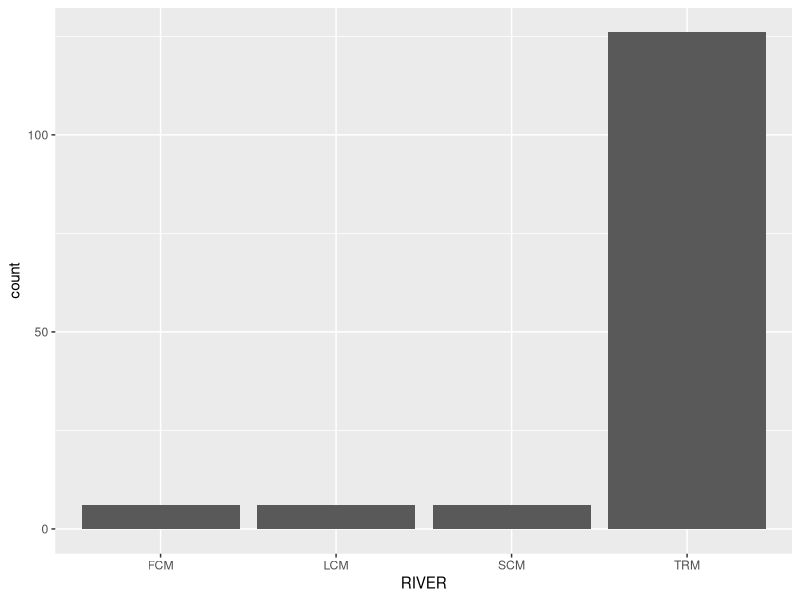
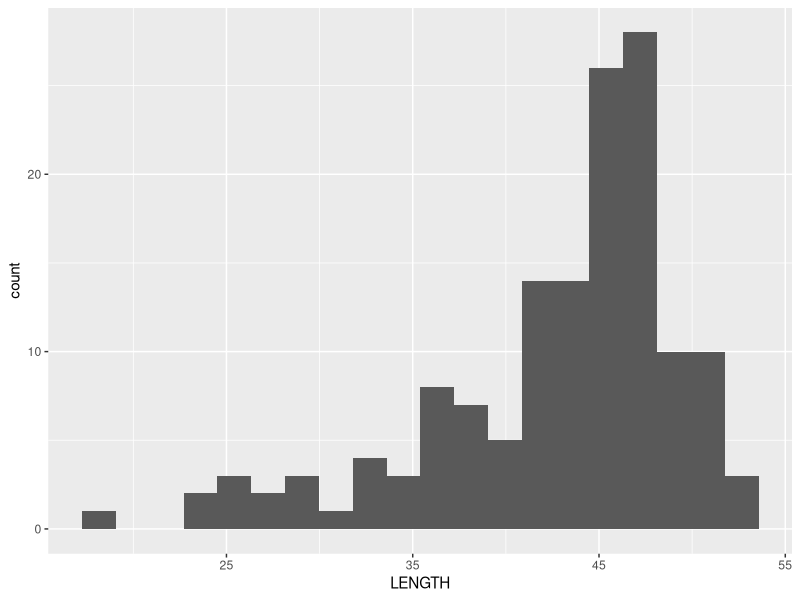
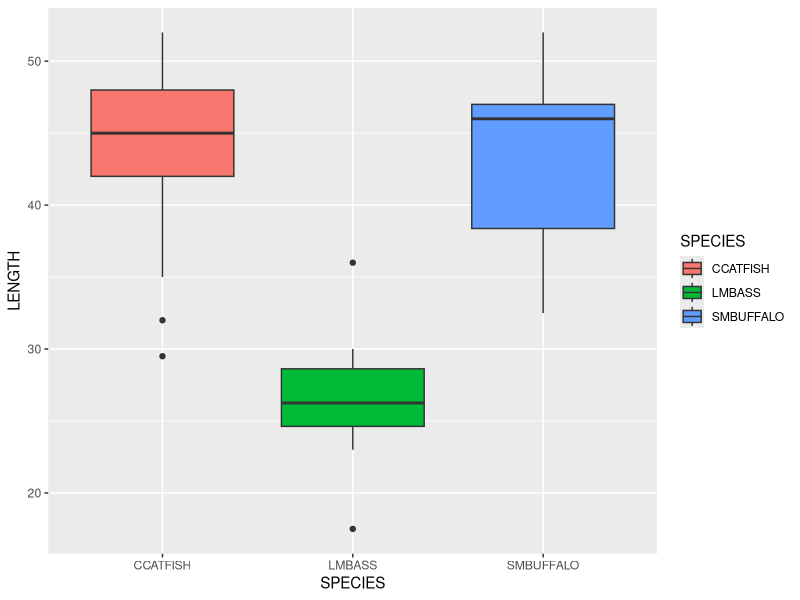
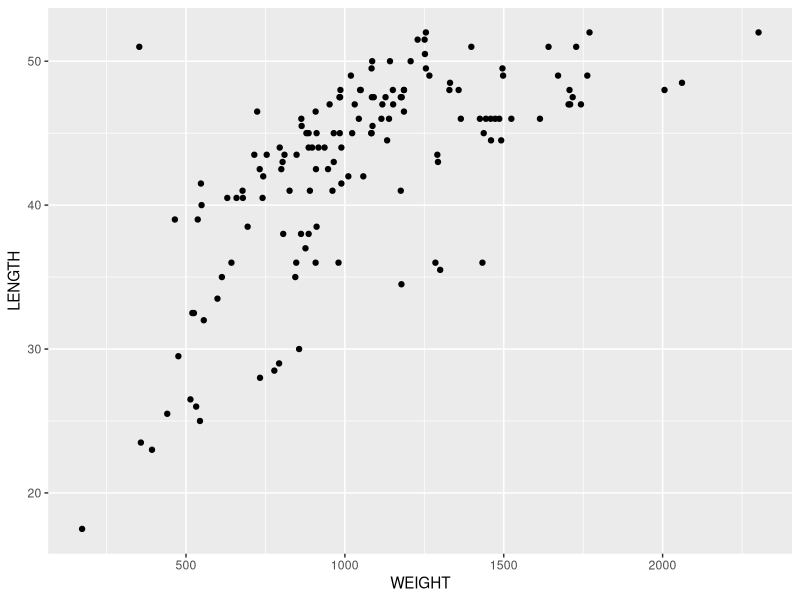
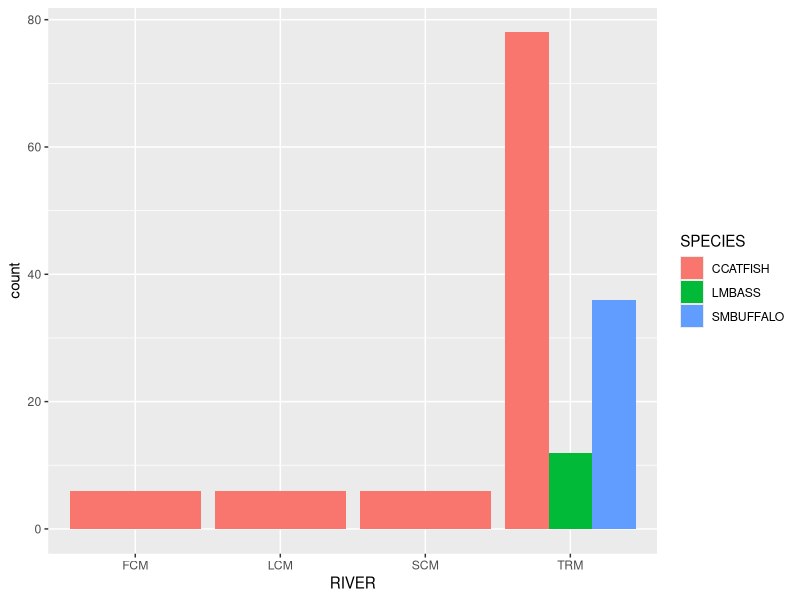
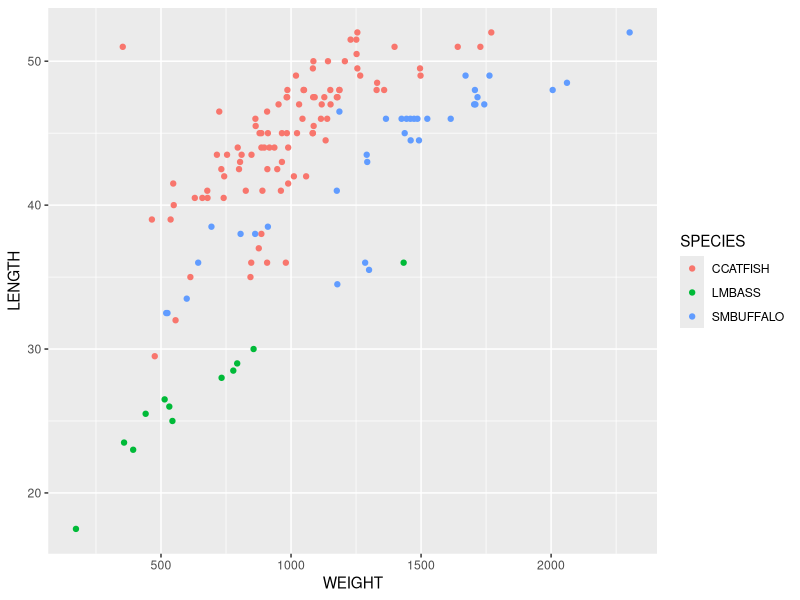
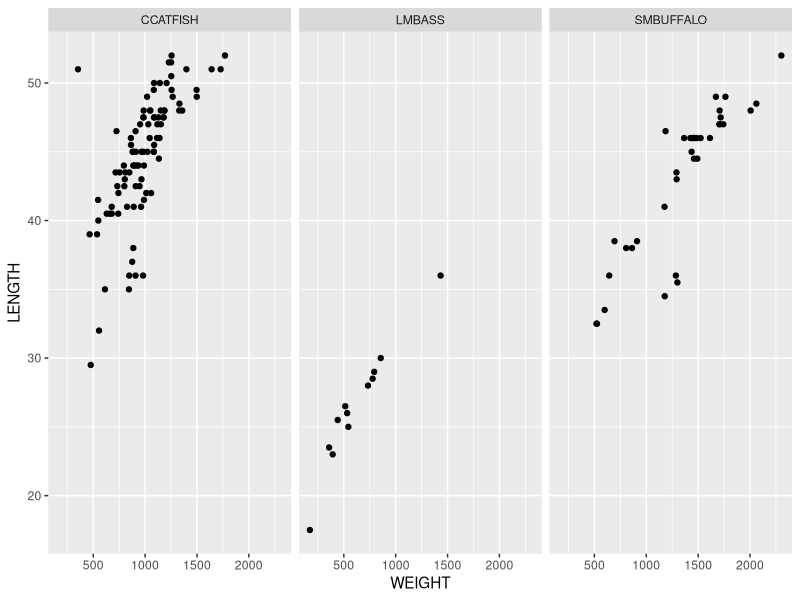
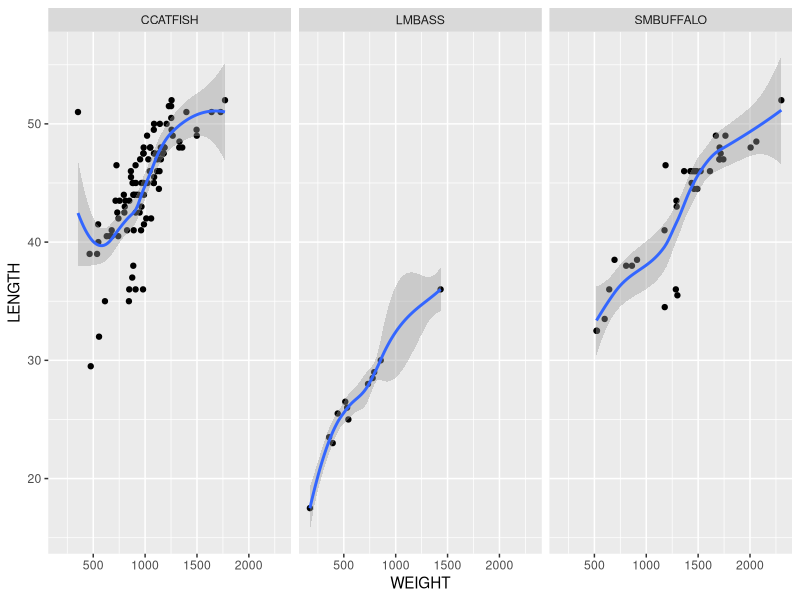

Write R code to recreate these figures, in order.
# ggplot
# graphical formalisms

# Data

ddt = read.csv("DDT.csv")
class(ddt)
library(ggplot2)
if(!require(ggplot2)) install.packages("ggplot2")

# univariate

# Categorical

univ = ggplot(ddt, aes(x = RIVER)) + geom_bar()
windows() #quartz() for mac

univ

# Quantitative
univ2 = ggplot(ddt, aes(x = LENGTH)) + 
  geom_histogram(bins = 20)
print(univ2)

# Both Qual and Quant

qq = ggplot(ddt, aes(x = SPECIES, y = LENGTH, fill = SPECIES )) + 
  geom_boxplot()
qq

# Both Quantitative

qnqn = ggplot(ddt, aes(x = WEIGHT, y = LENGTH)) + 
  geom_point()
qnqn


# Both Qualitative
#ggplot(df, aes(Fruit, ..count..)) + geom_bar(aes(fill = Bug), position = "dodge")
ququ = ggplot(ddt, aes(x = RIVER, y = ..count..)) +
  geom_bar(aes(fill = SPECIES), position = "dodge")
ququ

# 2 Quantitative 1 Qual

q21 = ggplot(ddt, aes(x = WEIGHT, y = LENGTH, color = SPECIES)) +
  geom_point()
q21

facets = ggplot(ddt, aes(x=WEIGHT, y=LENGTH)) + geom_point() +
  facet_wrap(~SPECIES)
facets


facets2 = ggplot(ddt, aes(x=WEIGHT, y=LENGTH)) + geom_point() +
  facet_wrap(~SPECIES) + geom_smooth(method = "loess")
facets2


